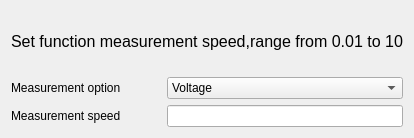
            <widget class="QWidget" name="tab_DMM7510_set_measurement_speed">
             <attribute name="title">
              <string>Set measurement speed</string>
             </attribute>
             <layout class="QFormLayout" name="formLayout_57">
              <item row="0" column="0" colspan="2">
               <widget class="QLabel" name="label_184">
                <property name="minimumSize">
                 <size>
                  <width>0</width>
                  <height>60</height>
                 </size>
                </property>
                <property name="font">
                 <font>
                  <family>Arial</family>
                  <pointsize>12</pointsize>
                  <weight>50</weight>
                  <italic>false</italic>
                  <bold>false</bold>
                 </font>
                </property>
                <property name="styleSheet">
                 <string notr="true">font: 12pt &quot;Arial&quot;;</string>
                </property>
                <property name="text">
                 <string>Set function measurement speed,range from 0.01 to 10</string>
                </property>
               </widget>
              </item>
              <item row="1" column="0">
               <widget class="QLabel" name="label_185">
                <property name="minimumSize">
                 <size>
                  <width>150</width>
                  <height>0</height>
                 </size>
                </property>
                <property name="maximumSize">
                 <size>
                  <width>200</width>
                  <height>16777215</height>
                 </size>
                </property>
                <property name="text">
                 <string>Measurement option</string>
                </property>
               </widget>
              </item>
              <item row="1" column="1">
               <widget class="QComboBox" name="comboBox_DMM7510_set_measurement_speed_option">
                <property name="sizeAdjustPolicy">
                 <enum>QComboBox::AdjustToContentsOnFirstShow</enum>
                </property>
                <item>
                 <property name="text">
                  <string>Voltage</string>
                 </property>
                </item>
                <item>
                 <property name="text">
                  <string>Current</string>
                 </property>
                </item>
                <item>
                 <property name="text">
                  <string>Resistance</string>
                 </property>
                </item>
                <item>
                 <property name="text">
                  <string>Temperature</string>
                 </property>
                </item>
                <item>
                 <property name="text">
                  <string>Diode</string>
                 </property>
                </item>
                <item>
                 <property name="text">
                  <string>Fresistance</string>
                 </property>
                </item>
                <item>
                 <property name="text">
                  <string>Voltage_Ratio</string>
                 </property>
                </item>
                <item>
                 <property name="text">
                  <string>Voltage_AC</string>
                 </property>
                </item>
                <item>
                 <property name="text">
                  <string>Current_AC</string>
                 </property>
                </item>
               </widget>
              </item>
              <item row="2" column="0">
               <widget class="QLabel" name="label_198">
                <property name="minimumSize">
                 <size>
                  <width>150</width>
                  <height>0</height>
                 </size>
                </property>
                <property name="maximumSize">
                 <size>
                  <width>200</width>
                  <height>16777215</height>
                 </size>
                </property>
                <property name="text">
                 <string>Measurement speed</string>
                </property>
               </widget>
              </item>
              <item row="2" column="1">
               <widget class="QLineEdit" name="lineEdit_DMM7510_set_measurement_speed_speed"/>
              </item>
             </layout>
            </widget>
